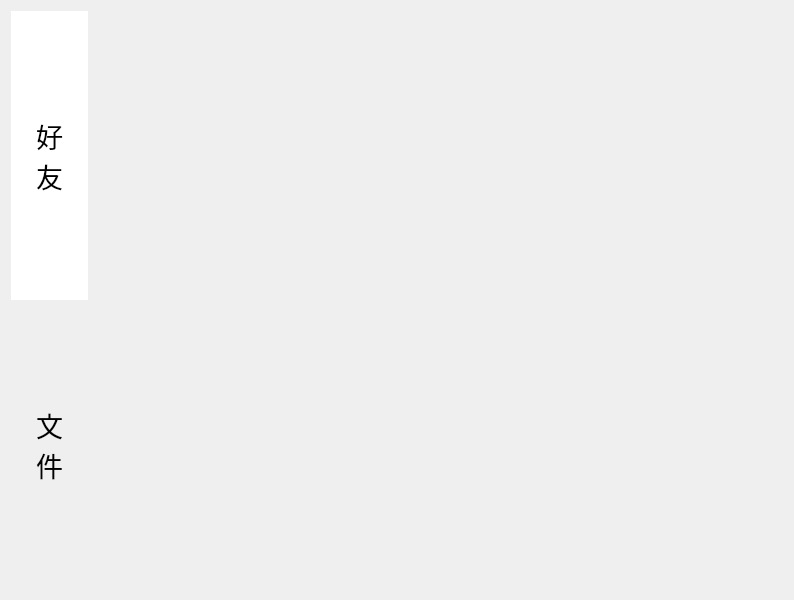
<?xml version="1.0" encoding="UTF-8"?>
<ui version="4.0">
 <class>Index</class>
 <widget class="QWidget" name="Index">
  <property name="windowModality">
   <enum>Qt::NonModal</enum>
  </property>
  <property name="geometry">
   <rect>
    <x>0</x>
    <y>0</y>
    <width>794</width>
    <height>600</height>
   </rect>
  </property>
  <property name="windowTitle">
   <string>Form</string>
  </property>
  <layout class="QGridLayout" name="gridLayout">
   <property name="spacing">
    <number>0</number>
   </property>
   <item row="0" column="0">
    <layout class="QHBoxLayout" name="horizontalLayout">
     <property name="spacing">
      <number>0</number>
     </property>
     <item>
      <layout class="QVBoxLayout" name="verticalLayout">
       <property name="spacing">
        <number>0</number>
       </property>
       <item>
        <widget class="QPushButton" name="friend_PB">
         <property name="sizePolicy">
          <sizepolicy hsizetype="Minimum" vsizetype="Expanding">
           <horstretch>0</horstretch>
           <verstretch>0</verstretch>
          </sizepolicy>
         </property>
         <property name="font">
          <font>
           <family>Agency FB</family>
           <pointsize>20</pointsize>
          </font>
         </property>
         <property name="focusPolicy">
          <enum>Qt::ClickFocus</enum>
         </property>
         <property name="contextMenuPolicy">
          <enum>Qt::CustomContextMenu</enum>
         </property>
         <property name="toolTipDuration">
          <number>-1</number>
         </property>
         <property name="styleSheet">
          <string notr="true">border:none;padding:25px;
background-color: rgb(255, 255, 255);</string>
         </property>
         <property name="text">
          <string>好
友</string>
         </property>
        </widget>
       </item>
       <item>
        <widget class="QPushButton" name="file_PB">
         <property name="sizePolicy">
          <sizepolicy hsizetype="Minimum" vsizetype="Expanding">
           <horstretch>0</horstretch>
           <verstretch>0</verstretch>
          </sizepolicy>
         </property>
         <property name="font">
          <font>
           <family>Agency FB</family>
           <pointsize>20</pointsize>
          </font>
         </property>
         <property name="styleSheet">
          <string notr="true">border:none;padding:25px;</string>
         </property>
         <property name="text">
          <string>文
件</string>
         </property>
        </widget>
       </item>
      </layout>
     </item>
     <item>
      <widget class="QStackedWidget" name="stackedWidget">
       <widget class="Friend" name="friendPage"/>
       <widget class="File" name="filePage"/>
      </widget>
     </item>
    </layout>
   </item>
  </layout>
 </widget>
 <customwidgets>
  <customwidget>
   <class>Friend</class>
   <extends>QWidget</extends>
   <header>friend.h</header>
   <container>1</container>
  </customwidget>
  <customwidget>
   <class>File</class>
   <extends>QWidget</extends>
   <header>file.h</header>
   <container>1</container>
  </customwidget>
 </customwidgets>
 <resources/>
 <connections/>
</ui>
